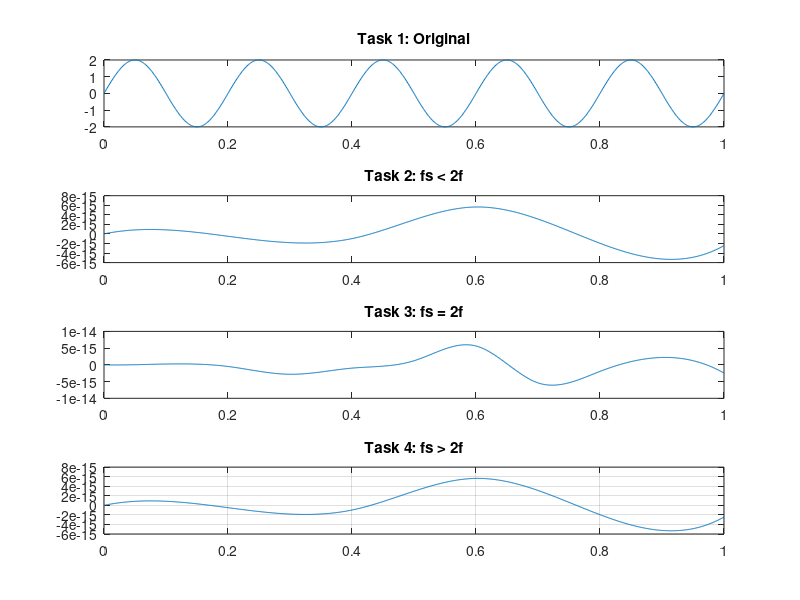

This chart was generated by the following MATLAB code:
% a script using subplot command to generate task#1, task#2, task#3 and task#4 plots.

f = input('Enter signal frequency: ');
t = 0:0.001:1;
x = 2*sin(2*pi*f*t);

% inputs of sampling freq
fs1 = input('Enter fs < 2f: ');
fs2 = 2*f;
fs3 = input('Enter fs > 2f: ');

% reconstruct (sampled time, sampled signal, original time)
x1 = spline(0:1/fs1:1,2*sin(2*pi*f*(0:1/fs1:1)),t);
x2 = spline(0:1/fs2:1,2*sin(2*pi*f*(0:1/fs2:1)),t);
x3 = spline(0:1/fs3:1,2*sin(2*pi*f*(0:1/fs3:1)),t);

subplot(4,1,1);
plot(t,x);
title('Task 1: Original');

subplot(4,1,2);
plot(t,x1);
title('Task 2: fs < 2f');

subplot(4,1,3);
plot(t,x2);
title('Task 3: fs = 2f');

subplot(4,1,4);
plot(t,x3);
title('Task 4: fs > 2f');

grid on;
